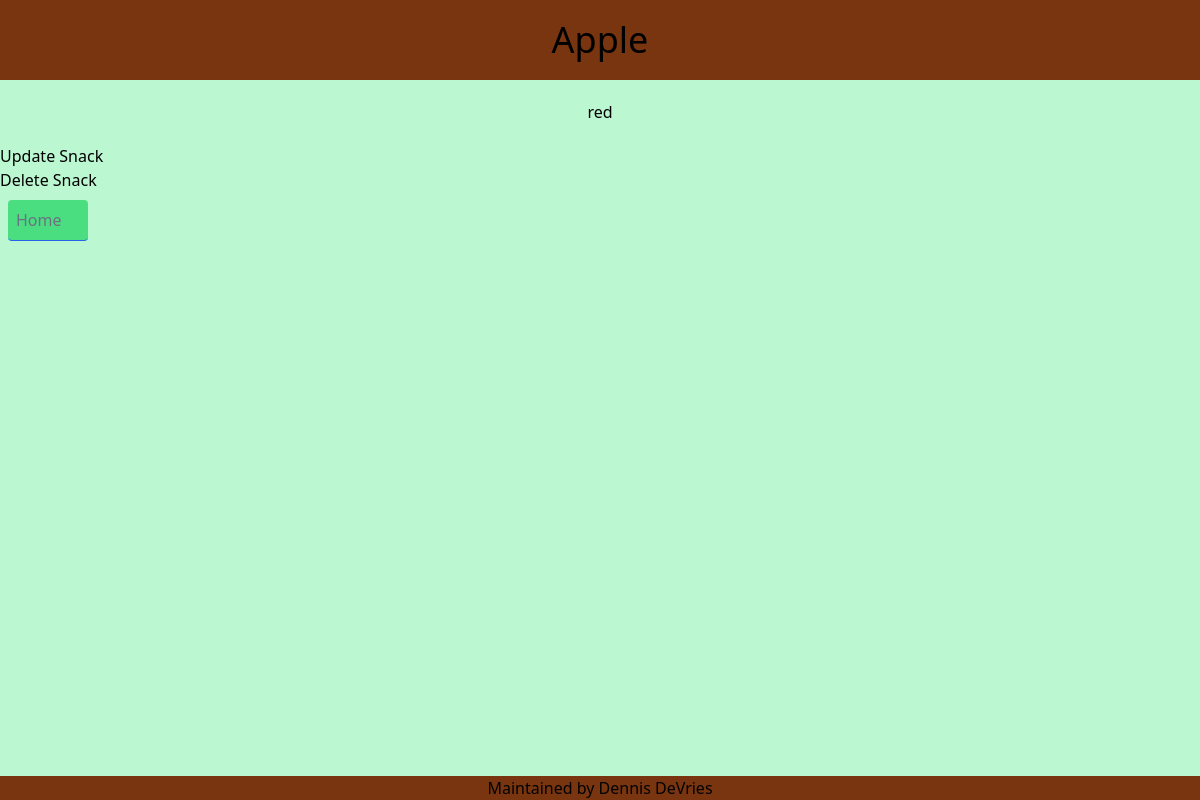
Before: /detail/4/ with the older database file.
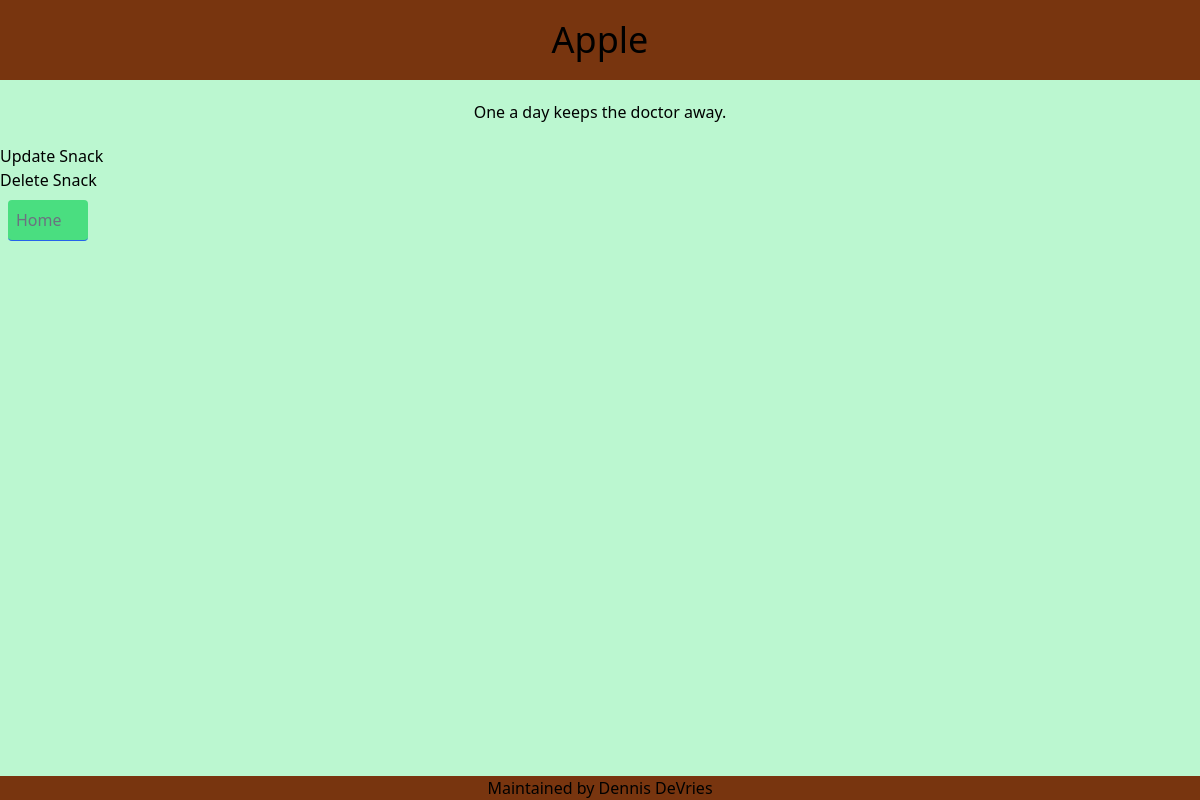
After: the same page with the newer database file.
### snacks/models.py (models this page shows, shortened)
class Snack(models.Model):
  title = models.CharField(max_length=256)
  description = models.TextField()
  purchaser = models.ForeignKey(get_user_model(), on_delete=models.CASCADE)

### snacks/views.py (the view)
# urls.py: path("detail/<int:pk>/", SnackDetailView.as_view(), name="snack_detail"),
class SnackDetailView(DetailView):
  template_name = "snack_detail.html"
  model = Snack

### templates/snack_detail.html
{% extends 'base.html' %}
{% block content %}
  <h2 class="bg-amber-900 text-center text-4xl p-5">{{ snack.title }}</h2>
  <p class="text-center p-5">{{ snack.description }}</p>
  <a class="hover:text-white"href="{% url 'snack_update' snack.pk %}">Update Snack</a>
  <a class="hover:text-white"href="{% url 'snack_delete' snack.pk %}">Delete Snack</a>
  <a class="bg-green-400 text-gray-500 hover:text-white border-blue-600 border-b p-2 m-2 rounded w-20"href="{% url 'snack_list' %}">Home</a>
{% endblock content %}

### templates/base.html (shortened to what this page needs)
<!DOCTYPE html>
<html lang="en">
<head>
  <script src="https://cdn.tailwindcss.com"></script>
</head>
<body class="bg-green-200 flex flex-col min-h-screen">
  {% block content %}{% endblock content%}
</body>
<footer class="bg-amber-900 mt-auto text-center">
  Maintained by Dennis DeVries
</footer>
</html>

Changed rows visible on the page:
changed Snack "Apple": description "red" → "One a day keeps the doctor away."
